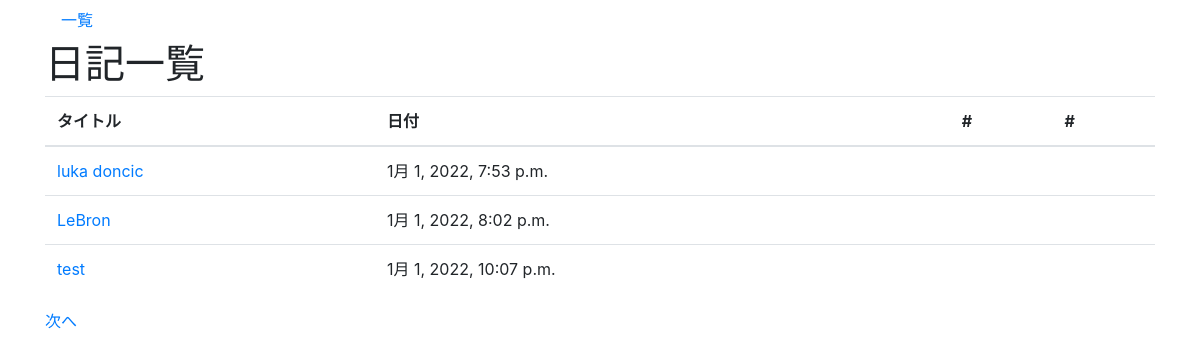
Screenshot of /diary/ with the database file from the repository.
### diary/models.py (models this page shows, shortened)
class Day(models.Model):
    title = models.CharField("タイトル", max_length=200)
    text = models.TextField("本文")
    date = models.DateTimeField("日付", default=timezone.now)

### diary/views.py (the view)
# urls.py: path("", views.indexView.as_view(), name="index"),
class indexView(generic.ListView):
    model = Day
    paginate_by = 3

### diary/templates/diary/day_list.html (shortened to what this page needs)
{% extends 'diary/base.html' %} {% block content %}
<h1>日記一覧</h1>
<table class="table">
  <thead>
    <tr>
      <th>タイトル</th>
      <th>日付</th>
      <th>#</th>
      <th>#</th>
    </tr>
  </thead>
  <tbody>
    {% for day in day_list %}
    <tr>
      <td><a href="{% url "diary:detail" day.pk %}">{{day.title}}</a></td>
      <td>{{day.date}}</td>
      <td>
      </td>
      <td>
      </td>
    </tr>
    {% endfor %}
  </tbody>
</table>
{% if page_obj.has_next %}
<a href="?page={{page_obj.next_page_number}}">次へ</a>
{% endif %}
{% endblock %}

### rows the page displays
Day: title "luka doncic", date "1月 1, 2022, 7:53 p.m."
Day: title "LeBron", date "1月 1, 2022, 8:02 p.m."
Day: title "test", date "1月 1, 2022, 10:07 p.m."
